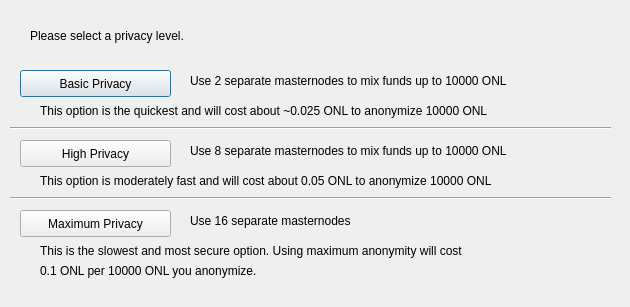
<?xml version="1.0" encoding="UTF-8"?>
<ui version="4.0">
 <class>ObfuscationConfig</class>
 <widget class="QDialog" name="ObfuscationConfig">
  <property name="geometry">
   <rect>
    <x>0</x>
    <y>0</y>
    <width>630</width>
    <height>307</height>
   </rect>
  </property>
  <property name="windowTitle">
   <string>Configure Obfuscation</string>
  </property>
  <widget class="QPushButton" name="buttonBasic">
   <property name="geometry">
    <rect>
     <x>20</x>
     <y>70</y>
     <width>151</width>
     <height>27</height>
    </rect>
   </property>
   <property name="text">
    <string>Basic Privacy</string>
   </property>
  </widget>
  <widget class="QPushButton" name="buttonHigh">
   <property name="geometry">
    <rect>
     <x>20</x>
     <y>140</y>
     <width>151</width>
     <height>27</height>
    </rect>
   </property>
   <property name="text">
    <string>High Privacy</string>
   </property>
  </widget>
  <widget class="QPushButton" name="buttonMax">
   <property name="geometry">
    <rect>
     <x>20</x>
     <y>210</y>
     <width>151</width>
     <height>27</height>
    </rect>
   </property>
   <property name="text">
    <string>Maximum Privacy</string>
   </property>
  </widget>
  <widget class="QLabel" name="label">
   <property name="geometry">
    <rect>
     <x>30</x>
     <y>20</y>
     <width>571</width>
     <height>31</height>
    </rect>
   </property>
   <property name="text">
    <string>Please select a privacy level.</string>
   </property>
  </widget>
  <widget class="QLabel" name="label_2">
   <property name="geometry">
    <rect>
     <x>190</x>
     <y>70</y>
     <width>421</width>
     <height>21</height>
    </rect>
   </property>
   <property name="text">
    <string>Use 2 separate masternodes to mix funds up to 10000 ONL</string>
   </property>
  </widget>
  <widget class="QLabel" name="label_3">
   <property name="geometry">
    <rect>
     <x>190</x>
     <y>140</y>
     <width>411</width>
     <height>21</height>
    </rect>
   </property>
   <property name="text">
    <string>Use 8 separate masternodes to mix funds up to 10000 ONL</string>
   </property>
  </widget>
  <widget class="QLabel" name="label_4">
   <property name="geometry">
    <rect>
     <x>190</x>
     <y>210</y>
     <width>421</width>
     <height>21</height>
    </rect>
   </property>
   <property name="text">
    <string>Use 16 separate masternodes</string>
   </property>
  </widget>
  <widget class="QLabel" name="label_6">
   <property name="geometry">
    <rect>
     <x>40</x>
     <y>100</y>
     <width>561</width>
     <height>21</height>
    </rect>
   </property>
   <property name="text">
    <string>This option is the quickest and will cost about ~0.025 ONL to anonymize 10000 ONL</string>
   </property>
  </widget>
  <widget class="QLabel" name="label_7">
   <property name="geometry">
    <rect>
     <x>40</x>
     <y>170</y>
     <width>561</width>
     <height>21</height>
    </rect>
   </property>
   <property name="text">
    <string>This option is moderately fast and will cost about 0.05 ONL to anonymize 10000 ONL</string>
   </property>
  </widget>
  <widget class="QLabel" name="label_8">
   <property name="geometry">
    <rect>
     <x>40</x>
     <y>240</y>
     <width>561</width>
     <height>21</height>
    </rect>
   </property>
   <property name="text">
    <string>This is the slowest and most secure option. Using maximum anonymity will cost</string>
   </property>
  </widget>
  <widget class="QLabel" name="label_9">
   <property name="geometry">
    <rect>
     <x>40</x>
     <y>260</y>
     <width>561</width>
     <height>21</height>
    </rect>
   </property>
   <property name="text">
    <string>0.1 ONL per 10000 ONL you anonymize.</string>
   </property>
  </widget>
  <widget class="Line" name="line">
   <property name="geometry">
    <rect>
     <x>10</x>
     <y>120</y>
     <width>601</width>
     <height>16</height>
    </rect>
   </property>
   <property name="orientation">
    <enum>Qt::Horizontal</enum>
   </property>
  </widget>
  <widget class="Line" name="line_2">
   <property name="geometry">
    <rect>
     <x>10</x>
     <y>190</y>
     <width>601</width>
     <height>16</height>
    </rect>
   </property>
   <property name="orientation">
    <enum>Qt::Horizontal</enum>
   </property>
  </widget>
 </widget>
 <resources/>
 <connections/>
</ui>
